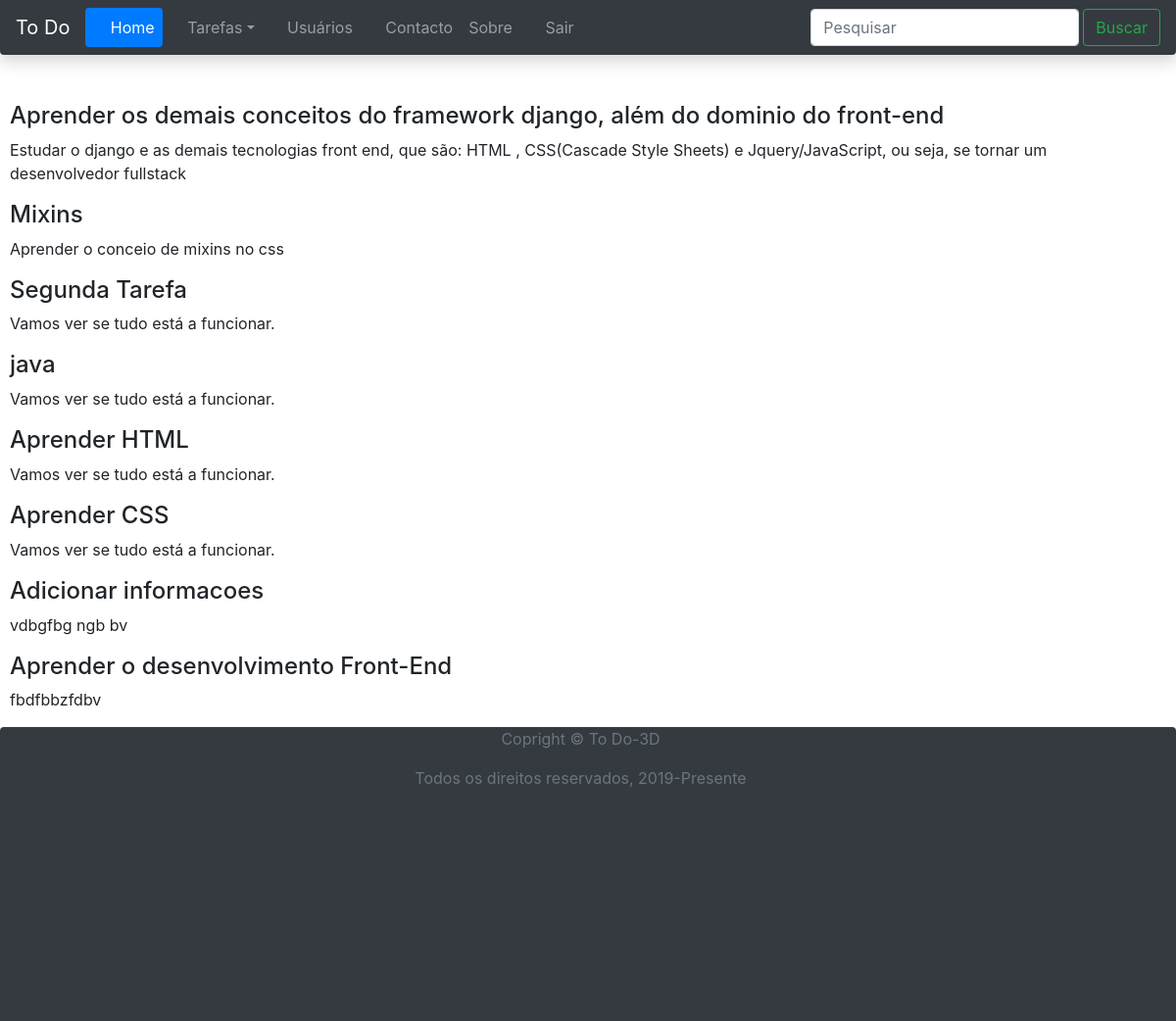
The page /listtasks/ (signed in) on the database its author committed.
### tasks/models.py (models this page shows, shortened)
class Task(models.Model):
    STATUS = (
        ('doing', 'Doing'),
        ('done', 'Done'),
    )
    title = models.CharField(verbose_name='Titulo', max_length=250)
    description = models.TextField(verbose_name='Descrição')
    done = models.CharField(
        max_length=5, choices=STATUS)
    user = models.ForeignKey(get_user_model(), on_delete=models.CASCADE)
    created_at = models.DateTimeField(verbose_name='Criado em', auto_now_add=True)
    updated = models.DateTimeField(verbose_name='Actualizado em', auto_now=True)

### tasks/views.py (the view)
# urls.py: path('listtasks/', views.tarefas, name='list-tasks'),
@login_required()
def tarefas(request):
    tarefas = Task.objects.all().order_by('-created_at').filter(user=request.user)
    return render(request, "tasks/tarefas.html", {'tarefas': tarefas})

### tasks/templates/tasks/tarefas.html (shortened to what this page needs)
{% extends "base.html" %}
{% block content %}
{% for tarefa in tarefas%}
<div class="container-fluid pad-content">
    <h1 class="h4">{{tarefa.title}}</h1>
    <article class="article">
        <div class="container-fluid">
            <p>{{tarefa.description}}</p>
        </div>
    </article>
</div>
{% endfor %}
{% endblock%}

### tasks/templates/base.html (shortened to what this page needs)
<!DOCTYPE html>
{% load static %}
<html lang="en">
<head>
    <link rel="stylesheet" href="{% static 'css/bootstrap.min.css' %}">
    <link rel="stylesheet" href="{% static 'fontawesome/css/all.min.css' %}">
    <link rel="stylesheet" href="{% static 'css/styles.css' %}">
</head>
<body>
<div class="container-fluid pad-fluid">
    <nav class="navbar navbar-expand-lg navbar-dark bg-dark navbar-fixed-top shadow mb-5 bg-light rounded-bottom">
        <div class="navbar-header">
            <a href="/" class="navbar-brand">To Do</a>
        </div>
        {% if user.is_authenticated %}
        <div class="collapse navbar-collapse mt-2 mt-lg-0" id="conteudoNavbarSuportado">
            <ul class="navbar-nav mr-auto nav-pills">
                <li class="nav-item">
                    <a href="#" class="nav-link active"><i class="fas fa-home"></i>Home</a>
                </li>
                <li class="nav-item dropdown">
                    <a href="#" class="nav-link dropdown-toggle" data-toggle="dropdown"
                       aria-haspopup="true" role="button" id="navbarDropdown" aria-expanded="false"><i
                            class="fas fa-tasks"></i>Tarefas</a>
                </li>
                <li class="nav-item"><a href="#" class="nav-link"><i class="fas fa-users"></i>Usuários</a></li>
                <li class="nav-item"><a href="#" class="nav-link"><i class="fas fa-phone"></i>Contacto</a></li>
                <li class="nav-item"><a href="#" class="nav-link">Sobre</a></li>
                <li class="nav-item"><a href="/accounts/logout" class="nav-link"><i class="fas fa-lock"></i>Sair</a>
                </li>
            </ul>
            <form class="form-inline my-2 my-lg-0 navbar-form">
                <input type="search" class="form-control" placeholder="Pesquisar" aria-label="Pesquisar">
                <button class="btn btn-outline-success my-2 my-sm-0 ml-1" type="submit">Buscar</button>
            </form>
        </div>
        {% else %}
        <ul class="navbar-nav nav-pills navbar-expand mr-auto ">
            <li class="nav-item"><a href="/accounts/login" class="nav-link"><i class="fas fa-login"></i>Entrar</a></li>
            <li class="nav-item pl-5"><a href="#" class="nav-link">Sobre</a></li>
        </ul>
    {% endif %}
    </nav>
    {% block content %}
    {% endblock %}
    <footer class="footer bg-dark text-muted rounded-top">
        <div class="container-fluid">
            <div class="row">
                <div class="col col-12 text-center">
                    <p>Copright &copy To Do-3D</p>
                    <p>Todos os direitos reservados, 2019-Presente</p>
                </div>
            </div>
        </div>
    </footer>
</div>
</body>
</html>

### tasks/static/css/styles.css (style rules this page uses)
.container-fluid { padding-left:0; padding-right:-20; margin:0; }
.pad-content { padding-left: 10px; padding-right 10px; }
.pad-fluid { padding-left:0; padding-right:0; margin:0; }
.fa-home, .fa-users, .fa-phone, .fa-tasks, .fa-lock { margin-right: 5px; }
footer { height: 300px; }

### rows shown on the page
Task: title "Aprender os demais conceitos do framework django, além do dominio do front-end", description "Estudar o django e as demais tecnologias front end, que são: HTML , CSS(Cascade Style Sheets) e Jquery/JavaScript, ou seja, se tornar um desenvolvedor fullstack"
Task: title "Mixins", description "Aprender o conceio de mixins no css"
Task: title "Segunda Tarefa", description "Vamos ver se tudo está a funcionar."
Task: title "java", description "Vamos ver se tudo está a funcionar."
Task: title "Aprender HTML", description "Vamos ver se tudo está a funcionar."
Task: title "Aprender CSS", description "Vamos ver se tudo está a funcionar."
Task: title "Adicionar informacoes", description "vdbgfbg ngb bv"
Task: title "Aprender o desenvolvimento Front-End", description "fbdfbbzfdbv"
